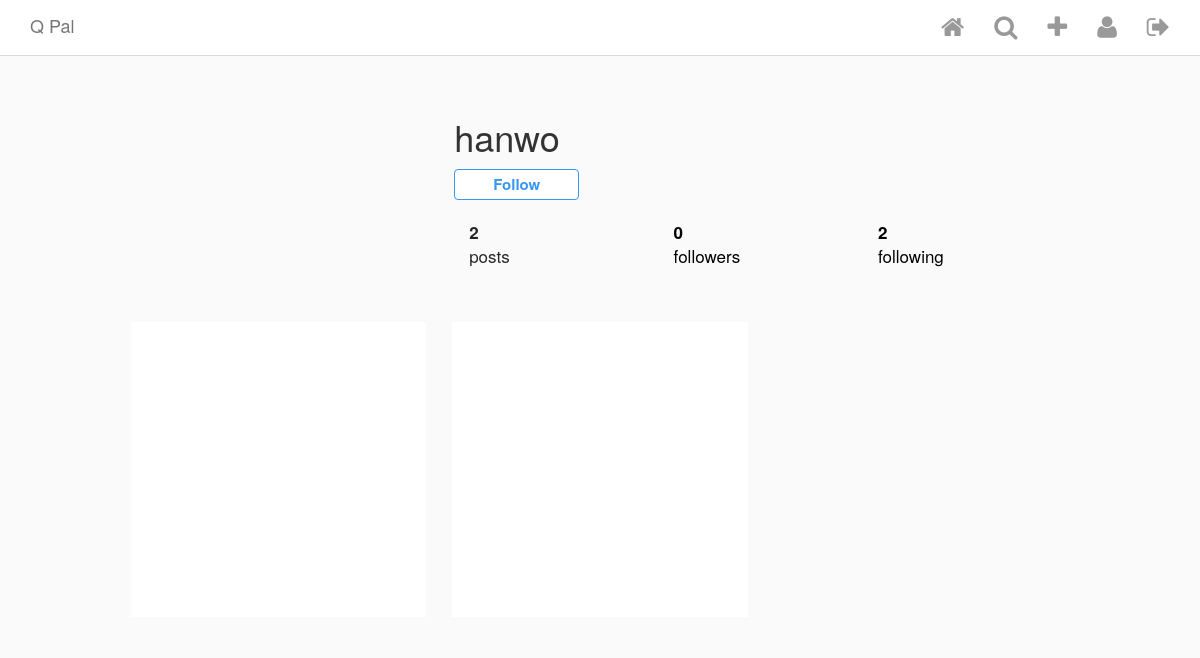
Before: /user/1/ (signed in) with the older database file.
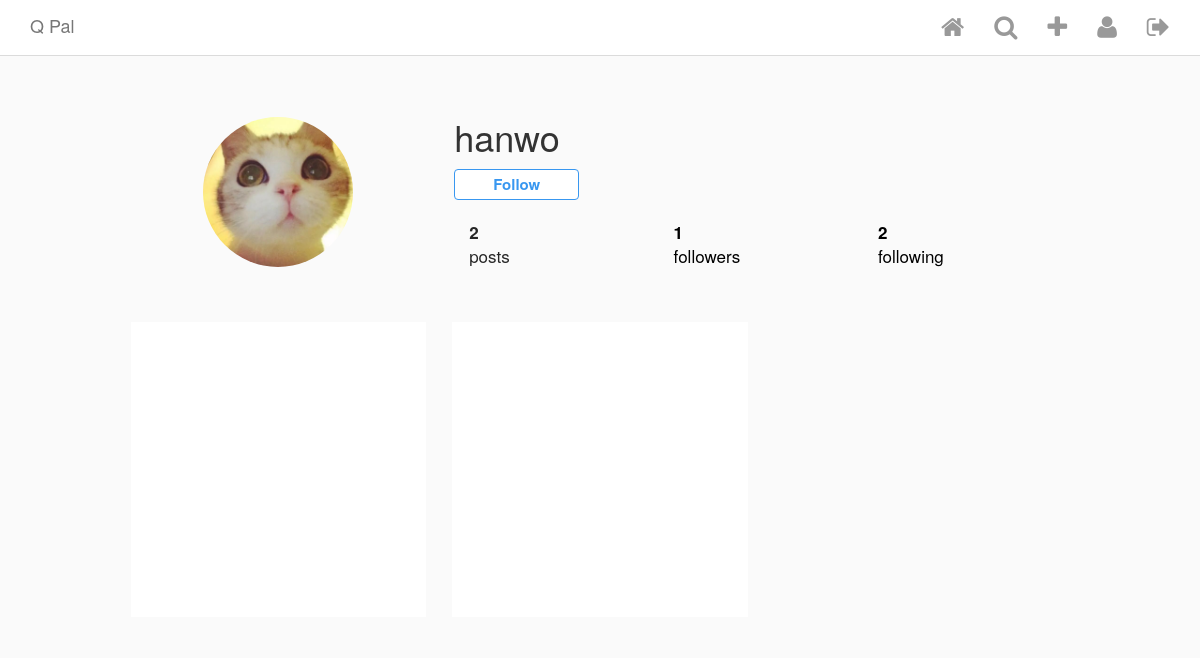
After: the same page with the newer database file.
### Insta/models.py (models this page shows, shortened)
class InstaUser(AbstractUser):
    profile_pic = ProcessedImageField(
        upload_to = 'static/images/profiles',
        format = 'JPEG',
        options = {'quality' : 100},
        blank = True,
        null = True
    )
    def get_connections(self):
        connections = UserConnection.objects.filter(creator=self)
        return connections
    def get_followers(self):
        followers = UserConnection.objects.filter(following=self)
        return followers

### Insta/views.py (the view)
# urls.py: path('user/<int:pk>/', UserDetailView.as_view(), name = 'user_detail'),
class UserDetailView(LoginRequiredMixin, DetailView):
    model = InstaUser
    template_name = 'user_detail.html'
    login_url = 'login'

### Insta/models.py (called while the page is built)
    def get_like_count(self):
        return self.likes.count()

### Insta/templatetags/custom_tags.py (called while the page is built)
@register.simple_tag
def is_following(current_user, background_user):
    return background_user.get_followers().filter(creator=current_user).exists()

### templates/user_detail.html (shortened to what this page needs)
{% extends 'base.html' %}
{% load custom_tags %}
{% block content %}
<div class="profile">
    <div class="profile__head">
        <div class="row">
            <div class="col-xs-4 left">
                {% if object.profile_pic %}
                    <img class="picture-circle" src= "/{{object.profile_pic}}">
                {% endif %}
            </div>
            <div class="col-xs-8 right">
                <div class="name-buttons">
                    <h1 class="username">{{ object.username }}</h1>
                    {% if user == object %}
                        <a class="edit-desktop" href="{% url 'edit_profile' object.pk %}">
                            <button class="edit-profile">Edit Profile</button>
                        </a>
                    {% else %}
                        {% is_following user object as following %}
                        <div class="follow-toggle__container">
                            <button class="btn btn-primary {% if not following %}follow-user{% else %}unfollow-user{% endif %}" id="{{ object.pk }}">
                                {% if following %}
                                    Unfollow
                                {% else %}
                                    Follow
                                {% endif %}
                            </button>
                        </div>
                    {% endif %}
                </div>
                <div>
                    <ul class="stats">
                        <div class="col-xs-4"><li class="stats__count"><span>{{ object.my_posts.count }}</span><br> posts</li></div>
                        <div class="col-xs-4"><a href="/" style="text-decoration: none; color: black;"><li class="stats__count"><span class="follower_count" id="follower_id">{{ object.get_followers.count }}</span><br> followers</li></a></div>
                        <div class="col-xs-4"><a href="/" style="text-decoration: none; color: black;"><li class="stats__count"><span>{{ object.get_connections.count }}</span><br> following</li></a></div>
                    </ul>
                </div>
            </div>
        </div>
    </div>
    <div class="profile__body">
        <div class="row">
        {% for post in object.my_posts.all %}
            <div class="col-xs-4">
                <div class="picture-square" style="background-image: url(http://{{ request.META.HTTP_HOST }}/{{ post.image }}); background-size: contain;">
                </div>
            </div>
        {% endfor %}
        </div>
    </div>
</div>
{% endblock content %}

Changed rows visible on the page:
changed InstaUser "hanwo": profile_pic: picture added; get_followers.count "0" → "1"
